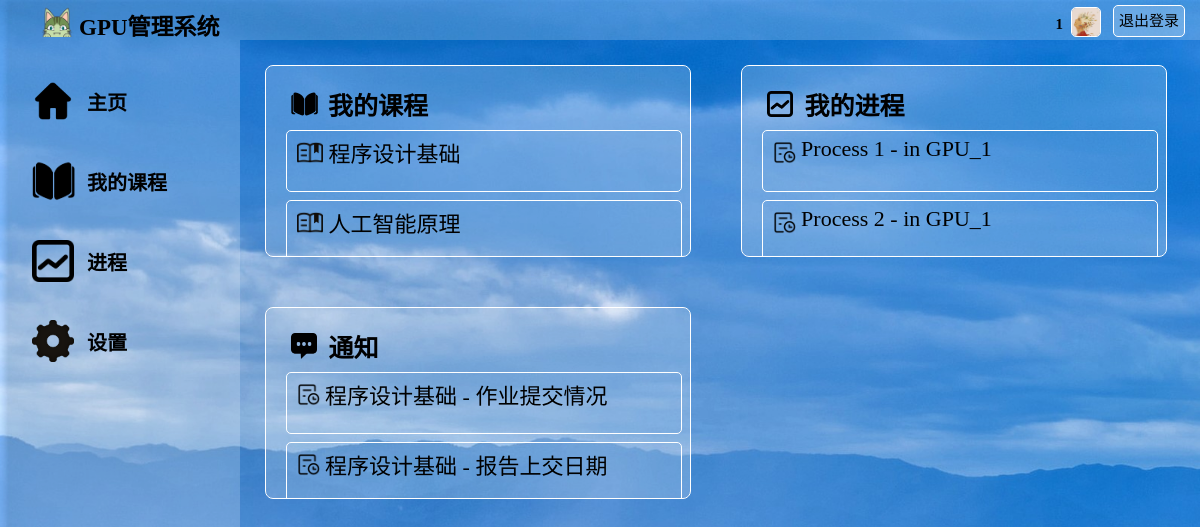
The app's page /index/ (signed in) with its own data.
### watchlist/models.py (models this page shows, shortened)
class User(db.Model, UserMixin):
    __tablename__ = 'User'
    id = db.Column(db.Integer, primary_key=True)
    username = db.Column(db.String(20))
    password_hash = db.Column(db.String(128))
    identity = db.Column(db.String(128))
    pic_path = db.Column(db.String(128), default="/static/pic/1.jpg")
    stu_id = db.Column(db.String(20), default="未填写")
    ingrade = db.Column(db.String(20), default="未填写")
    inclass = db.Column(db.String(20), default="未填写")

class Course(db.Model):
    __tablename__ = 'Course'
    id = db.Column(db.Integer, primary_key=True)
    name = db.Column(db.String(50))
    teacher = db.Column(db.String(50))
    time = db.Column(db.String(50))
    info = db.Column(db.String(300))
    message = db.Column(db.String(300))
    istaken = db.Column(db.Boolean, default=False)

class Process(db.Model):
    __tablename__ = 'Process'
    id = db.Column(db.Integer, primary_key=True)
    name = db.Column(db.String(50))  # 程序的名称
    info = db.Column(db.String(300))  # 程序的信息
    result = db.Column(db.String(1000))  # 程序的结果
    code = db.Column(db.String(10000))  # 存储代码，方便以后编辑代码
    gpu_name = db.Column(db.String(50), db.ForeignKey('GPU.name'))  # 程序在哪个gpu上跑的

class Message(db.Model):
    __tablename__ = 'Message'
    id = db.Column(db.Integer, primary_key=True)
    course_name = db.Column(db.String(50), db.ForeignKey('Course.name'))  # 消息对应的课程
    title = db.Column(db.String(50))   # 消息的标题
    info = db.Column(db.String(1000))  # 消息的内容

### watchlist/views.py (the view)
@app.route('/index/', methods=['GET', 'POST'])
@login_required
def index():
    courses = Course.query.filter_by(istaken=True).all()
    processes = Process.query.all()
    messages = Message.query.all()
    return render_template('index.html', courses=courses, processes=processes, messages=messages)

### watchlist/__init__.py (called while the page is built)
@login_manager.user_loader
def load_user(user_id):
    from watchlist.models import User
    user = User.query.get(int(user_id))
    return user

@app.context_processor
def inject_user():
    from watchlist.models import User
    user = User.query.first()
    return dict(user=user)

### watchlist/templates/index.html (shortened to what this page needs)
<!DOCTYPE html>
<html lang="en">
<head>
	<link rel="stylesheet" href="/static/style.css"/>
</head>
<body>
	<div id="container">
		<div id="header" >
			<div id="logo">
	            <img src="../static/pic/logo.png" alt="">
	            <span>GPU管理系统</span>
	        </div>
			<div id="other">
				<form form method="POST" action="/logout/">
					<a id="login_out" href="/logout/" class="button">退出登录</a>
					<div id="user_img">
						<img src="{{ current_user.pic_path }}" alt="image">
					</div>
					<div id="user_name">
						<span>{{ current_user.username }}</span>
					</div>
				</form>
			</div>
		</div>
		<div id="main">
			<div id="aside">
				<br>
				<div id="Home Page">
					<div class="asidepic">
						<img src="/static/pic/home.png" alt="">
					</div>
					<div class="asidechoices">
						<a href="/index/">主页</a>
					</div>
				</div>
				<div id="My courses">
					<div class="asidepic">
						<img src="/static/pic/courses.png" alt="">
					</div>
					<div class="asidechoices">
						<a href="/my_courses/">我的课程</a>
					</div>
				</div>
				<div id="Process">
					<div class="asidepic">
						<img src="/static/pic/process.png" alt="">
					</div>
					<div class="asidechoices">
						<a href="/process/">进程</a>
					</div>
				</div>
				<div id="Settings">
					<div class="asidepic">
						<img src="/static/pic/settings.png" alt="">
					</div>
					<div class="asidechoices">
						<a href="/settings/">设置</a>
					</div>
				</div>
			</div>
			<div id="content">
				<div id="my_courses" class="index_box">
					<a href="/my_courses/">
						<div class="index_img">
							<img src="/static/pic/courses.png" alt="">
						</div>
						我的课程
					</a>
					{% for c in courses %}
					<div class="index_coursebox">
						<a href="/my_courses/all_courses/{{ c['id'] }}/">
							<div class="index_img">
								<img src="/static/pic/course_.png" alt="">
							</div>
							{{ c['name'] }}
						</a>
					</div>
					{% endfor %}
				</div>
				<div id="my_process" class="index_box">
					<a href="/process/">
						<div class="index_img">
							<img src="/static/pic/process.png" alt="">
						</div>
						&nbsp我的进程
					</a>
					{% for p in processes %}
					<div class="index_coursebox">
						<a href="/process/{{ p['id'] }}/">
							<div class="index_img">
								<img src="/static/pic/process_.png" alt="">
							</div>
							{{ p['name'] }} - in {{ p['gpu_name'] }}
						</a>
					</div>
					{% endfor %}
				</div>
				<div id="my_message" class="index_box">
					<a href="/message/">
						<div class="index_img">
							<img src="/static/pic/message.png" alt="">
						</div>
						&nbsp通知
					</a>
					{% for m in messages %}
					<div class="index_coursebox">
						<a href="/message/{{ m['id'] }}/">
							<div class="index_img">
								<img src="/static/pic/process_.png" alt="">
							</div>
							{{ m['course_name'] }} - {{ m['title'] }}
						</a>
					</div>
					{% endfor %}
				</div>
			</div>
		</div>
</body>
</html>

### watchlist/static/style.css (style rules this page uses)
* { margin: 0; padding: 0; font-family: "阿里巴巴普惠体", "微软雅黑"; color: black; }
html { height: 100%; background:url("pic/bg.gif") repeat-y; background-size: cover; }
#container { margin: 0; height: 100%; }
#header { height: 40px; width: 100%; position: fixed; z-index: 1000;left: 0; top: 0; }
#login_out { height: 30px; padding: 0 5px; margin:5px 15px 6px 2px; font-size:15px; line-height: 30px; float:right; background: rgba(255, 255, 255, 0.2); color:black; text-decoration: none; border:1px solid white; border-radius: 5px; }
#user_img { margin-top: 5px; margin-right: -40px padding-top: -50px; float: right; margin: 10px; height: 30px; width: 30px; }
#user_img img { margin-top:-15px; width: 95%; height:95%; border: 1px solid white; border-radius: 5px; }
#user_name { width: 80px; height: 88%; float: right; margin:1px -23px 1px 0; padding: 1px; color: black; text-align: right; }
#user_name span { font-size: 15px; font-weight: bold; }
#logo { height: 100%; width: 20%; float: left; background: rgba(255, 255, 255, 0.2); }
#logo img { float: left; margin-left: 40px; height: 85%; margin-top: 3px; }
#logo span { float: left; margin-left: 5px; margin-top: 8px; font-weight: bold; font-size: 23px; }
#other { height: 100%; width: 80%; float: left; background: rgba(255, 255, 255, 0.2); text-align: right; line-height: 40px; font-size: 20px; color: black; }
#other span { height: 80%; width: 20%; color: black; margin-right:20px; }
#main { height: auto; }
#aside { margin-top: 40px; float: left; width: 20%; height: 100%; background: rgba(255, 255, 255, 0.2); position: fixed; }
#aside div { height: 60px; margin: auto; text-align: left; margin-left: 5px; padding: 10px; }
#aside a { text-decoration: none; text-align: center; font-size: 20px; line-height: 50px; height: 60px; color: black; margin: 5px; padding: 2px; font-weight: bold; }
.asidepic { height: 80%; width: 25px; float: left; line-height: 100%; }
.asidepic img { height: 70%; margin: 2px; }
.asidechoices { height: 80%; float: left; margin:2px; padding: 2px; }
#content { float: right; width: 80%; height: 100%; overflow: auto; margin-top:40px; }
.index_box { height: 150px; width: 40%; float: left; margin: 25px; border: 1px solid white; background: rgba(255, 255, 255, 0.2); padding: 20px; font-size: 20px; border-radius: 8px; overflow: auto; }
.index_box a { font-size: 25px; text-decoration: none; color: black; font-weight: bold; }
.index_img { height: 1.5em; float: left; line-height: 100%; }
.index_img img { height: 70%; margin: 5px; }
.index_coursebox { font-size: 22px; border: 1px solid white; height: 50px; width: 100%; border-radius: 5px; margin-top: 8px; padding: 5px; }
.index_coursebox a { font-size: 22px; color: black; font-weight: normal; }

### records on screen
User: username "1"
Course: name "程序设计基础"
Course: name "人工智能原理"
Process: name "Process 1", gpu_name "GPU_1"
Process: name "Process 2", gpu_name "GPU_1"
Message: course_name "程序设计基础", title "作业提交情况"
Message: course_name "程序设计基础", title "报告上交日期"
